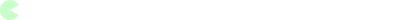
Frame 1 (no input)
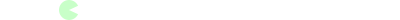
Frame 60 (the mouse pressed at the canvas centre just before this capture)
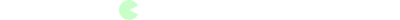
Frame 120 (the mouse held since frame 60 and released just before this capture)

The Processing sketch that drew these frames (run headless with seeded random() and noise(); from frame 60 on, the mouse is pressed at the canvas centre):

// Processing sketch: HW0301
// ── HW0301.pde
void setup(){
	size(400, 20);
	smooth();
	noStroke();
	fill(200,255,200);
	ellipseMode(CORNER);
	frameRate(30);
}

int d = 20;
int x = 0;
int vx = 1;
int darc = 30;
int ddarc = 5;

void draw(){
	int abso = 0;
	background(255);
	if(vx > 0){
		arc(x,0,d,d,radians(0 + darc),radians(360 - darc));
	}else{
		arc(x,0,d,d,radians(0),radians(150 + darc));
		arc(x,0,d,d,radians(210 - darc),radians(360));
	}	
	if(darc >= 30 || darc <= 0){
		ddarc *= -1;
	}
	darc += ddarc;
	x += vx;
	if(x < 0){// left wall
		vx *= -1;
		abso = x * -1;
		x = abso;
	}else if(x > width-d){// right wall
		vx *= -1;
		abso = 2 * (width - d) - x;
		x = abso;
 	}
}
